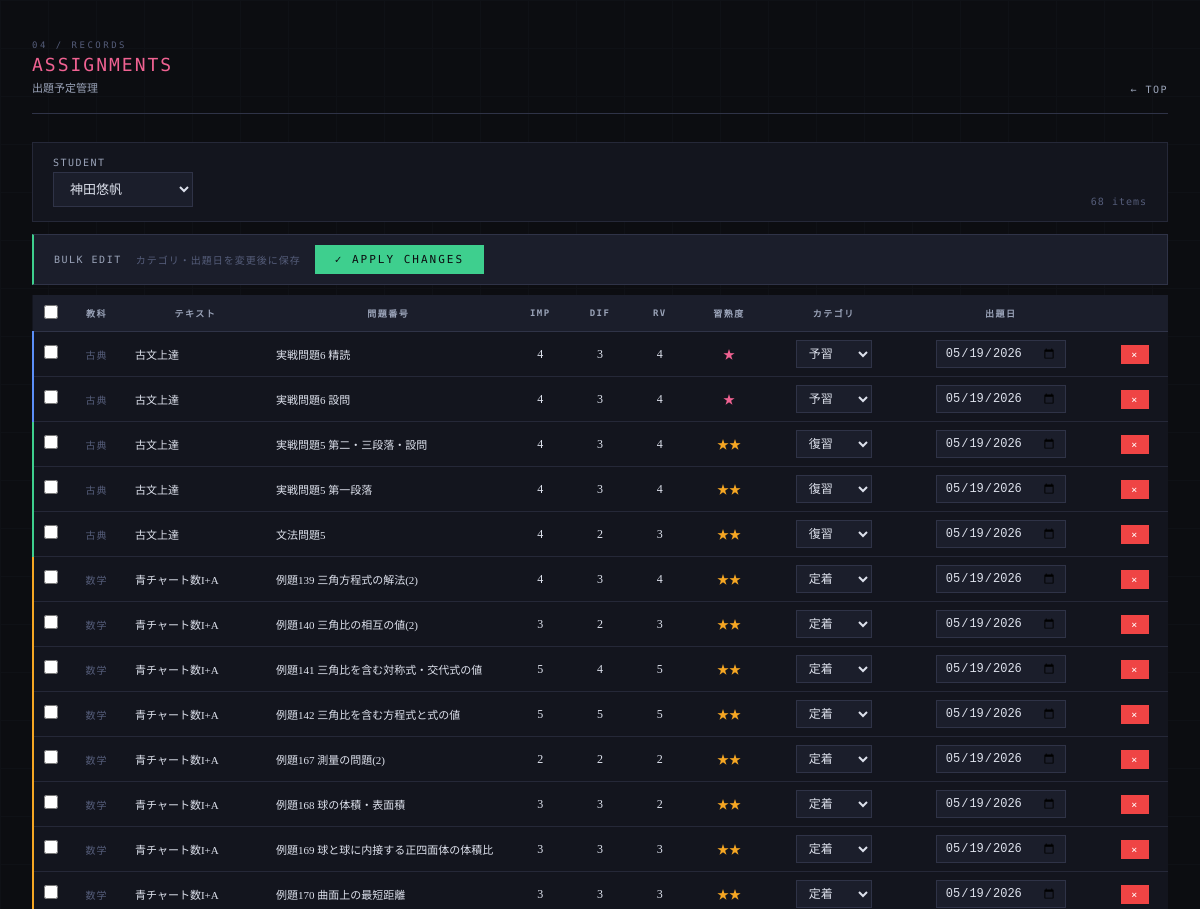
The page /assignments/list (upper part) on the database as committed earlier.
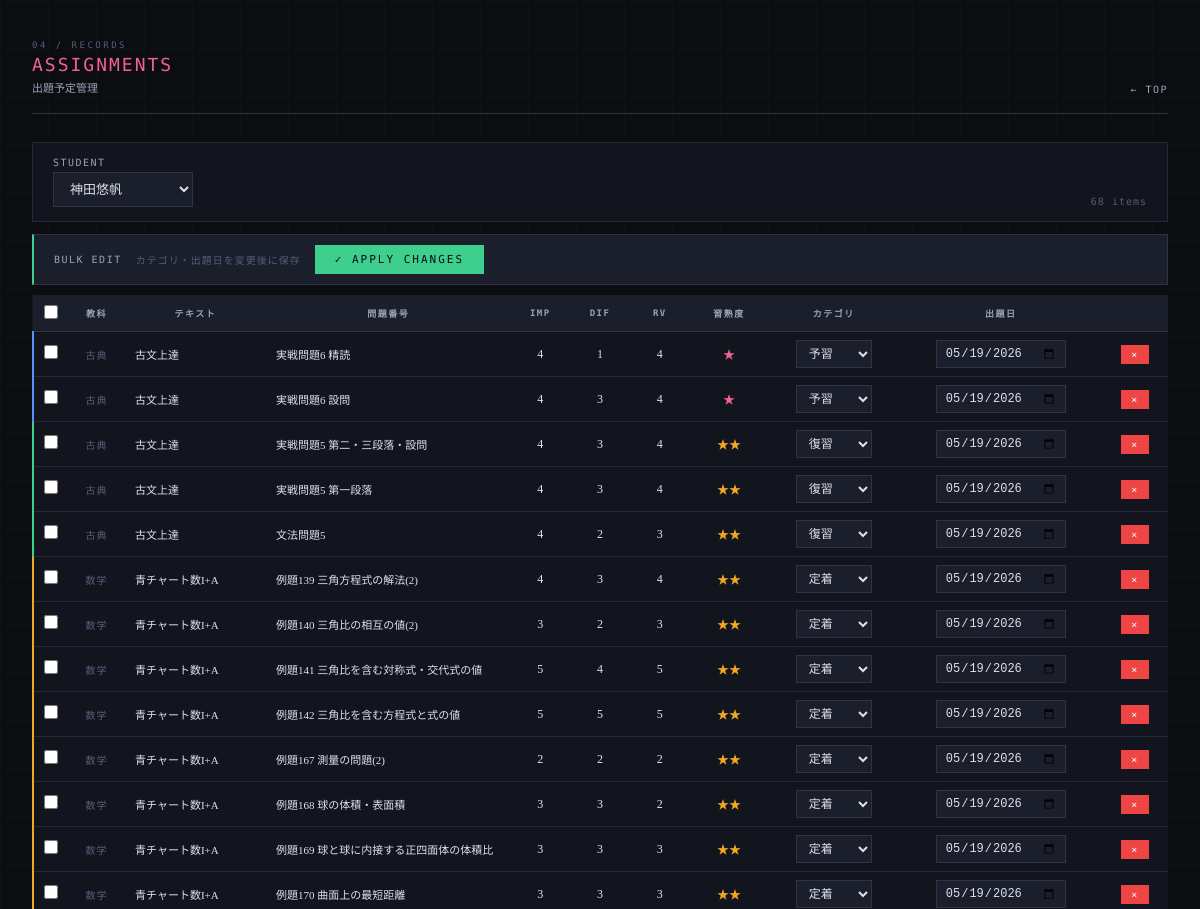
The same page on the database as committed later.
### tables this page shows
CREATE TABLE assignments (
            assignment_id INTEGER PRIMARY KEY AUTOINCREMENT,
            student_id TEXT NOT NULL,
            problem_id INTEGER NOT NULL,
            scheduled_date TEXT NOT NULL,
            category TEXT NOT NULL,
            FOREIGN KEY (student_id) REFERENCES students(student_id),
            FOREIGN KEY (problem_id) REFERENCES problems(problem_id)
        );

CREATE TABLE problems (
            problem_id INTEGER PRIMARY KEY AUTOINCREMENT,
            subject TEXT NOT NULL,
            textbook TEXT NOT NULL,
            problem_number TEXT NOT NULL,
            importance TEXT NOT NULL,
            type TEXT NOT NULL
        , instruction TEXT, difficulty INTEGER DEFAULT 3, review_value INTEGER DEFAULT 3, estimated_minutes INTEGER DEFAULT 15, textbook_id INTEGER, section_id INTEGER, order_in_textbook INTEGER);

### app.py (the view)
@app.route("/assignments/list")
def assignments_list():
    conn = get_connection()
    c = conn.cursor()
    c.execute("SELECT * FROM students ORDER BY student_id")
    students = c.fetchall()
    student_id = request.args.get(
        "student_id", students[0]["student_id"] if students else None)
    assignments = []
    if student_id:
        c.execute("""
            SELECT a.assignment_id, a.category, a.scheduled_date,
                   p.problem_id, p.subject, p.textbook, p.problem_number,
                   p.importance, p.difficulty, p.review_value,
                   (SELECT mastery FROM history h
                    WHERE h.student_id = a.student_id
                    AND h.problem_id = a.problem_id
                    ORDER BY h.date DESC LIMIT 1) as mastery
            FROM assignments a
            JOIN problems p ON a.problem_id = p.problem_id
            WHERE a.student_id = ?
            ORDER BY a.scheduled_date, p.subject
        """, (student_id,))
        assignments = c.fetchall()
    conn.close()
    return render_template("assignments_list.html",
                           students=students,
                           assignments=assignments,
                           selected_student=student_id)

### database.py (called while the page is built)
def get_connection():
    conn = sqlite3.connect(DB_PATH)
    conn.row_factory = sqlite3.Row
    return conn

### templates/assignments_list.html (shortened to what this page needs)
<!DOCTYPE html>
<html lang="ja">
<head>
</head>
<body>
<div class="container">
  <div class="page-header fade-in">
    <div>
      <div class="page-label">04 / Records</div>
      <div class="page-title">Assignments</div>
      <div class="page-title-ja">出題予定管理</div>
    </div>
    <a class="page-header-back" href="/">TOP</a>
  </div>
  <div class="filter-bar fade-in">
    <form method="GET" style="display:contents;">
      <div>
        <label>Student</label>
        <select name="student_id" onchange="this.form.submit()">
          {%- for s in students %}
          <option value="{{ s.student_id }}"
            {%- if s.student_id == selected_student %} selected{%- endif %}>
            {{ s.name }}
          </option>
          {%- endfor %}
        </select>
      </div>
    </form>
    <span class="meta-text" style="margin-left:auto;">{{ assignments|length }} items</span>
  </div>
  <div class="bulk-bar fade-in">
    <span class="bulk-label">Bulk Edit</span>
    <span class="meta-text">カテゴリ・出題日を変更後に保存</span>
    <button class="btn btn-success" onclick="bulkUpdate()">✓ Apply Changes</button>
  </div>
  <div class="fade-in" style="overflow-x:auto;">
  <table class="data-table" id="assignments-table">
    <thead>
      <tr>
        <th style="width:32px;"><input type="checkbox" id="check-all" onchange="toggleAll(this)"></th>
        <th>教科</th>
        <th>テキスト</th>
        <th>問題番号</th>
        <th>Imp</th>
        <th>Dif</th>
        <th>RV</th>
        <th>習熟度</th>
        <th>カテゴリ</th>
        <th>出題日</th>
        <th></th>
      </tr>
    </thead>
    <tbody>
    {%- for a in assignments %}
    <tr id="row-{{ a.assignment_id }}" class="row-{{ a.category }}">
      <td><input type="checkbox" class="row-check" value="{{ a.assignment_id }}"></td>
      <td class="meta-text">{{ a.subject }}</td>
      <td class="left" style="max-width:150px;overflow:hidden;text-overflow:ellipsis;white-space:nowrap;font-size:11px;">
        {{ a.textbook }}
      </td>
      <td class="left" style="max-width:180px;overflow:hidden;text-overflow:ellipsis;white-space:nowrap;font-size:11px;">
        {{ a.problem_number }}
      </td>
      <td class="editable-cell" data-problem="{{ a.problem_id }}" data-field="importance">
        <span class="editable" ondblclick="startNumEdit(this)">{{ a.importance }}</span>
      </td>
      <td class="editable-cell" data-problem="{{ a.problem_id }}" data-field="difficulty">
        <span class="editable" ondblclick="startNumEdit(this)">{{ a.difficulty }}</span>
      </td>
      <td class="editable-cell" data-problem="{{ a.problem_id }}" data-field="review_value">
        <span class="editable" ondblclick="startNumEdit(this)">{{ a.review_value }}</span>
      </td>
      <td class="mastery-cell"
        data-student="{{ selected_student }}"
        data-problem="{{ a.problem_id }}">
        {%- set m = a.mastery or 1 %}
        <span class="editable mastery-{{ m }}" ondblclick="startMasteryEdit(this, {{ m }})">
          {{ '★' * m }}
        </span>
      </td>
      <td>
        <select class="edit-field inline-select"
          data-id="{{ a.assignment_id }}" data-field="category"
          style="width:76px;"
          onchange="markChanged(this, {{ a.assignment_id }})">
          {%- for cat in ['予習','復習','定着','再定着'] %}
          <option value="{{ cat }}" {%- if cat == a.category %} selected{%- endif %}>{{ cat }}</option>
          {%- endfor %}
        </select>
      </td>
      <td>
        <input type="date" class="edit-field"
          data-id="{{ a.assignment_id }}" data-field="scheduled_date"
          value="{{ '' if a.scheduled_date == '2099-12-31' else a.scheduled_date }}"
          style="width:130px;"
          onchange="markChanged(this, {{ a.assignment_id }})">
      </td>
      <td>
        <button class="btn btn-danger"
          onclick="deleteAssignment({{ a.assignment_id }}, this)">×</button>
      </td>
    </tr>
    {%- endfor %}
    </tbody>
  </table>
  </div>
</div>
</body>
</html>

Rows that differ between the two databases and show on the page:
changed through a linked row, assignments "実戦問題6 精読": difficulty "3" → "1"
